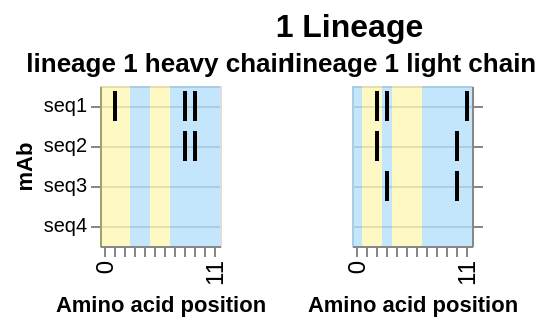

The specification (Vega-Lite) saved for this image:
### Vega-Lite specification from a JSON file in a GitHub repository (floating-point values rounded to 4 significant figures)
{"config": {"view": {"continuousWidth": 400, "continuousHeight": 300}}, "hconcat": [{"layer": [{"data": {"name": "data-59b93b0351ba0b41273b8a2f937c8473"}, "mark": {"type": "rect", "color": "#169cf5", "opacity": 0.25}, "encoding": {"x": {"type": "ordinal", "field": "position"}}, "width": {"step": 5}}, {"data": {"name": "data-a6e2272690eaed6b036d181eb0f59825"}, "mark": {"type": "rect", "color": "#f5e216", "opacity": 0.25}, "encoding": {"x": {"type": "ordinal", "field": "position"}}, "width": {"step": 5}}, {"data": {"name": "data-ea34d3555056ba8f1d2aad02c01ddd71"}, "mark": {"type": "tick", "opacity": 1, "thickness": 2}, "encoding": {"color": {"type": "nominal", "field": "real_mut", "legend": null, "scale": {"domain": [true, false], "range": ["black", "transparent"]}}, "x": {"type": "ordinal", "axis": {"grid": false, "labelFontSize": 12, "labelOverlap": "parity", "labelSeparation": 10}, "field": "position", "title": "Amino acid position"}, "y": {"type": "nominal", "axis": {"grid": true, "labels": true, "orient": "left", "title": "mAb"}, "field": "seq_id", "sort": ["seq1", "seq2", "seq3", "seq4"], "title": "sequence"}}, "title": "lineage 1 heavy chain", "width": {"step": 5}}]}, {"layer": [{"data": {"name": "data-638b040a212845bb1b8796f80898801f"}, "mark": {"type": "rect", "color": "#169cf5", "opacity": 0.25}, "encoding": {"x": {"type": "ordinal", "field": "position"}}, "width": {"step": 5}}, {"data": {"name": "data-2f919e7dfc55b766487174369333eaec"}, "mark": {"type": "rect", "color": "#f5e216", "opacity": 0.25}, "encoding": {"x": {"type": "ordinal", "field": "position"}}, "width": {"step": 5}}, {"data": {"name": "data-3ec72f5f47483f43a2c381b8a7082a89"}, "mark": {"type": "tick", "opacity": 1, "thickness": 2}, "encoding": {"color": {"type": "nominal", "field": "real_mut", "legend": null, "scale": {"domain": [true, false], "range": ["black", "transparent"]}}, "x": {"type": "ordinal", "axis": {"grid": false, "labelFontSize": 12, "labelOverlap": "parity", "labelSeparation": 10}, "field": "position", "title": "Amino acid position"}, "y": {"type": "nominal", "axis": {"grid": true, "labels": false, "orient": "right", "title": null}, "field": "seq_id", "sort": ["seq1", "seq2", "seq3", "seq4"], "title": "sequence"}}, "title": "lineage 1 light chain", "width": {"step": 5}}]}], "background": "white", "bounds": "full", "spacing": -5, "title": {"text": "1 Lineage", "align": "center", "anchor": "middle", "dx": 37.5, "fontSize": 16}, "$schema": "https://vega.github.io/schema/vega-lite/v5.json", "datasets": {"data-59b93b0351ba0b41273b8a2f937c8473": [{"type": "naive", "index": 0, "seq_id": "seq1", "position": 3, "mut_from": "G", "mut_to": "G", "region": "Framework", "framework": true, "radical": false, "real_mut": false}, {"type": "naive", "index": 0, "seq_id": "seq1", "position": 4, "mut_from": "A", "mut_to": "A", "region": "Framework", "framework": true, "radical": false, "real_mut": false}, {"type": "naive", "index": 0, "seq_id": "seq1", "position": 7, "mut_from": "G", "mut_to": "G", "region": "Framework", "framework": true, "radical": false, "real_mut": false}, {"type": "naive", "index": 0, "seq_id": "seq1", "position": 8, "mut_from": "C", "mut_to": "A", "region": "Framework", "framework": true, "radical": true, "real_mut": true}, {"type": "naive", "index": 0, "seq_id": "seq1", "position": 9, "mut_from": "C", "mut_to": "T", "region": "Framework", "framework": true, "radical": true, "real_mut": true}, {"type": "naive", "index": 0, "seq_id": "seq1", "position": 10, "mut_from": "C", "mut_to": "C", "region": "Framework", "framework": true, "radical": false, "real_mut": false}, {"type": "naive", "index": 0, "seq_id": "seq1", "position": 11, "mut_from": "G", "mut_to": "G", "region": "Framework", "framework": true, "radical": false, "real_mut": false}], "data-a6e2272690eaed6b036d181eb0f59825": [{"type": "naive", "index": 0, "seq_id": "seq1", "position": 0, "mut_from": "A", "mut_to": "A", "region": "CDR", "framework": false, "radical": false, "real_mut": false}, {"type": "naive", "index": 0, "seq_id": "seq1", "position": 1, "mut_from": "A", "mut_to": "T", "region": "CDR", "framework": false, "radical": false, "real_mut": true}, {"type": "naive", "index": 0, "seq_id": "seq1", "position": 2, "mut_from": "C", "mut_to": "C", "region": "CDR", "framework": false, "radical": false, "real_mut": false}, {"type": "naive", "index": 0, "seq_id": "seq1", "position": 5, "mut_from": "T", "mut_to": "T", "region": "CDR", "framework": false, "radical": false, "real_mut": false}, {"type": "naive", "index": 0, "seq_id": "seq1", "position": 6, "mut_from": "C", "mut_to": "C", "region": "CDR", "framework": false, "radical": false, "real_mut": false}], "data-ea34d3555056ba8f1d2aad02c01ddd71": [{"type": "naive", "index": 0, "seq_id": "seq1", "position": 0, "mut_from": "A", "mut_to": "A", "region": "CDR", "framework": false, "radical": false, "real_mut": false}, {"type": "naive", "index": 0, "seq_id": "seq1", "position": 1, "mut_from": "A", "mut_to": "T", "region": "CDR", "framework": false, "radical": false, "real_mut": true}, {"type": "naive", "index": 0, "seq_id": "seq1", "position": 2, "mut_from": "C", "mut_to": "C", "region": "CDR", "framework": false, "radical": false, "real_mut": false}, {"type": "naive", "index": 0, "seq_id": "seq1", "position": 3, "mut_from": "G", "mut_to": "G", "region": "Framework", "framework": true, "radical": false, "real_mut": false}, {"type": "naive", "index": 0, "seq_id": "seq1", "position": 4, "mut_from": "A", "mut_to": "A", "region": "Framework", "framework": true, "radical": false, "real_mut": false}, {"type": "naive", "index": 0, "seq_id": "seq1", "position": 5, "mut_from": "T", "mut_to": "T", "region": "CDR", "framework": false, "radical": false, "real_mut": false}, {"type": "naive", "index": 0, "seq_id": "seq1", "position": 6, "mut_from": "C", "mut_to": "C", "region": "CDR", "framework": false, "radical": false, "real_mut": false}, {"type": "naive", "index": 0, "seq_id": "seq1", "position": 7, "mut_from": "G", "mut_to": "G", "region": "Framework", "framework": true, "radical": false, "real_mut": false}, {"type": "naive", "index": 0, "seq_id": "seq1", "position": 8, "mut_from": "C", "mut_to": "A", "region": "Framework", "framework": true, "radical": true, "real_mut": true}, {"type": "naive", "index": 0, "seq_id": "seq1", "position": 9, "mut_from": "C", "mut_to": "T", "region": "Framework", "framework": true, "radical": true, "real_mut": true}, {"type": "naive", "index": 0, "seq_id": "seq1", "position": 10, "mut_from": "C", "mut_to": "C", "region": "Framework", "framework": true, "radical": false, "real_mut": false}, {"type": "naive", "index": 0, "seq_id": "seq1", "position": 11, "mut_from": "G", "mut_to": "G", "region": "Framework", "framework": true, "radical": false, "real_mut": false}, {"type": "lineage_member", "index": 1, "seq_id": " seq2", "position": 0, "mut_from": "A", "mut_to": "A", "region": "CDR", "framework": false, "radical": false, "real_mut": false}, {"type": "lineage_member", "index": 1, "seq_id": " seq2", "position": 1, "mut_from": "A", "mut_to": "A", "region": "CDR", "framework": false, "radical": false, "real_mut": false}, {"type": "lineage_member", "index": 1, "seq_id": " seq2", "position": 2, "mut_from": "C", "mut_to": "C", "region": "CDR", "framework": false, "radical": false, "real_mut": false}, {"type": "lineage_member", "index": 1, "seq_id": " seq2", "position": 3, "mut_from": "G", "mut_to": "G", "region": "Framework", "framework": true, "radical": false, "real_mut": false}, {"type": "lineage_member", "index": 1, "seq_id": " seq2", "position": 4, "mut_from": "A", "mut_to": "A", "region": "Framework", "framework": true, "radical": false, "real_mut": false}, {"type": "lineage_member", "index": 1, "seq_id": " seq2", "position": 5, "mut_from": "T", "mut_to": "T", "region": "CDR", "framework": false, "radical": false, "real_mut": false}, {"type": "lineage_member", "index": 1, "seq_id": " seq2", "position": 6, "mut_from": "C", "mut_to": "C", "region": "CDR", "framework": false, "radical": false, "real_mut": false}, {"type": "lineage_member", "index": 1, "seq_id": " seq2", "position": 7, "mut_from": "G", "mut_to": "G", "region": "Framework", "framework": true, "radical": false, "real_mut": false}, {"type": "lineage_member", "index": 1, "seq_id": " seq2", "position": 8, "mut_from": "C", "mut_to": "A", "region": "Framework", "framework": true, "radical": true, "real_mut": true}, {"type": "lineage_member", "index": 1, "seq_id": " seq2", "position": 9, "mut_from": "C", "mut_to": "T", "region": "Framework", "framework": true, "radical": true, "real_mut": true}, {"type": "lineage_member", "index": 1, "seq_id": " seq2", "position": 10, "mut_from": "C", "mut_to": "C", "region": "Framework", "framework": true, "radical": false, "real_mut": false}, {"type": "lineage_member", "index": 1, "seq_id": " seq2", "position": 11, "mut_from": "G", "mut_to": "G", "region": "Framework", "framework": true, "radical": false, "real_mut": false}, {"type": "lineage_member", "index": 2, "seq_id": "  seq3", "position": 0, "mut_from": "A", "mut_to": "A", "region": "CDR", "framework": false, "radical": false, "real_mut": false}, {"type": "lineage_member", "index": 2, "seq_id": "  seq3", "position": 1, "mut_from": "A", "mut_to": "A", "region": "CDR", "framework": false, "radical": false, "real_mut": false}, {"type": "lineage_member", "index": 2, "seq_id": "  seq3", "position": 2, "mut_from": "C", "mut_to": "C", "region": "CDR", "framework": false, "radical": false, "real_mut": false}, {"type": "lineage_member", "index": 2, "seq_id": "  seq3", "position": 3, "mut_from": "G", "mut_to": "G", "region": "Framework", "framework": true, "radical": false, "real_mut": false}, {"type": "lineage_member", "index": 2, "seq_id": "  seq3", "position": 4, "mut_from": "A", "mut_to": "A", "region": "Framework", "framework": true, "radical": false, "real_mut": false}, {"type": "lineage_member", "index": 2, "seq_id": "  seq3", "position": 5, "mut_from": "T", "mut_to": "T", "region": "CDR", "framework": false, "radical": false, "real_mut": false}, {"type": "lineage_member", "index": 2, "seq_id": "  seq3", "position": 6, "mut_from": "C", "mut_to": "C", "region": "CDR", "framework": false, "radical": false, "real_mut": false}, {"type": "lineage_member", "index": 2, "seq_id": "  seq3", "position": 7, "mut_from": "G", "mut_to": "G", "region": "Framework", "framework": true, "radical": false, "real_mut": false}, {"type": "lineage_member", "index": 2, "seq_id": "  seq3", "position": 8, "mut_from": "C", "mut_to": "C", "region": "Framework", "framework": true, "radical": false, "real_mut": false}, {"type": "lineage_member", "index": 2, "seq_id": "  seq3", "position": 9, "mut_from": "C", "mut_to": "C", "region": "Framework", "framework": true, "radical": false, "real_mut": false}, {"type": "lineage_member", "index": 2, "seq_id": "  seq3", "position": 10, "mut_from": "C", "mut_to": "C", "region": "Framework", "framework": true, "radical": false, "real_mut": false}, {"type": "lineage_member", "index": 2, "seq_id": "  seq3", "position": 11, "mut_from": "G", "mut_to": "G", "region": "Framework", "framework": true, "radical": false, "real_mut": false}, {"type": "lineage_member", "index": 3, "seq_id": "   seq4", "position": 0, "mut_from": "A", "mut_to": "A", "region": "CDR", "framework": false, "radical": false, "real_mut": false}, {"type": "lineage_member", "index": 3, "seq_id": "   seq4", "position": 1, "mut_from": "A", "mut_to": "A", "region": "CDR", "framework": false, "radical": false, "real_mut": false}, {"type": "lineage_member", "index": 3, "seq_id": "   seq4", "position": 2, "mut_from": "C", "mut_to": "C", "region": "CDR", "framework": false, "radical": false, "real_mut": false}, {"type": "lineage_member", "index": 3, "seq_id": "   seq4", "position": 3, "mut_from": "G", "mut_to": "G", "region": "Framework", "framework": true, "radical": false, "real_mut": false}, {"type": "lineage_member", "index": 3, "seq_id": "   seq4", "position": 4, "mut_from": "A", "mut_to": "A", "region": "Framework", "framework": true, "radical": false, "real_mut": false}, {"type": "lineage_member", "index": 3, "seq_id": "   seq4", "position": 5, "mut_from": "T", "mut_to": "T", "region": "CDR", "framework": false, "radical": false, "real_mut": false}, {"type": "lineage_member", "index": 3, "seq_id": "   seq4", "position": 6, "mut_from": "C", "mut_to": "C", "region": "CDR", "framework": false, "radical": false, "real_mut": false}, {"type": "lineage_member", "index": 3, "seq_id": "   seq4", "position": 7, "mut_from": "G", "mut_to": "G", "region": "Framework", "framework": true, "radical": false, "real_mut": false}, {"type": "lineage_member", "index": 3, "seq_id": "   seq4", "position": 8, "mut_from": "C", "mut_to": "C", "region": "Framework", "framework": true, "radical": false, "real_mut": false}, {"type": "lineage_member", "index": 3, "seq_id": "   seq4", "position": 9, "mut_from": "C", "mut_to": "C", "region": "Framework", "framework": true, "radical": false, "real_mut": false}, {"type": "lineage_member", "index": 3, "seq_id": "   seq4", "position": 10, "mut_from": "C", "mut_to": "C", "region": "Framework", "framework": true, "radical": false, "real_mut": false}, {"type": "lineage_member", "index": 3, "seq_id": "   seq4", "position": 11, "mut_from": "G", "mut_to": "G", "region": "Framework", "framework": true, "radical": false, "real_mut": false}], "data-638b040a212845bb1b8796f80898801f": [{"type": "naive", "index": 0, "seq_id": "seq1", "position": 0, "mut_from": "A", "mut_to": "A", "region": "Framework", "framework": true, "radical": false, "real_mut": false}, {"type": "naive", "index": 0, "seq_id": "seq1", "position": 3, "mut_from": "T", "mut_to": "G", "region": "Framework", "framework": true, "radical": false, "real_mut": true}, {"type": "naive", "index": 0, "seq_id": "seq1", "position": 7, "mut_from": "G", "mut_to": "G", "region": "Framework", "framework": true, "radical": false, "real_mut": false}, {"type": "naive", "index": 0, "seq_id": "seq1", "position": 8, "mut_from": "A", "mut_to": "A", "region": "Framework", "framework": true, "radical": false, "real_mut": false}, {"type": "naive", "index": 0, "seq_id": "seq1", "position": 9, "mut_from": "T", "mut_to": "T", "region": "Framework", "framework": true, "radical": false, "real_mut": false}, {"type": "naive", "index": 0, "seq_id": "seq1", "position": 10, "mut_from": "C", "mut_to": "C", "region": "Framework", "framework": true, "radical": false, "real_mut": false}, {"type": "naive", "index": 0, "seq_id": "seq1", "position": 11, "mut_from": "A", "mut_to": "G", "region": "Framework", "framework": true, "radical": false, "real_mut": true}], "data-2f919e7dfc55b766487174369333eaec": [{"type": "naive", "index": 0, "seq_id": "seq1", "position": 1, "mut_from": "T", "mut_to": "T", "region": "CDR", "framework": false, "radical": false, "real_mut": false}, {"type": "naive", "index": 0, "seq_id": "seq1", "position": 2, "mut_from": "T", "mut_to": "C", "region": "CDR", "framework": false, "radical": true, "real_mut": true}, {"type": "naive", "index": 0, "seq_id": "seq1", "position": 4, "mut_from": "A", "mut_to": "A", "region": "CDR", "framework": false, "radical": false, "real_mut": false}, {"type": "naive", "index": 0, "seq_id": "seq1", "position": 5, "mut_from": "T", "mut_to": "T", "region": "CDR", "framework": false, "radical": false, "real_mut": false}, {"type": "naive", "index": 0, "seq_id": "seq1", "position": 6, "mut_from": "C", "mut_to": "C", "region": "CDR", "framework": false, "radical": false, "real_mut": false}], "data-3ec72f5f47483f43a2c381b8a7082a89": [{"type": "naive", "index": 0, "seq_id": "seq1", "position": 0, "mut_from": "A", "mut_to": "A", "region": "Framework", "framework": true, "radical": false, "real_mut": false}, {"type": "naive", "index": 0, "seq_id": "seq1", "position": 1, "mut_from": "T", "mut_to": "T", "region": "CDR", "framework": false, "radical": false, "real_mut": false}, {"type": "naive", "index": 0, "seq_id": "seq1", "position": 2, "mut_from": "T", "mut_to": "C", "region": "CDR", "framework": false, "radical": true, "real_mut": true}, {"type": "naive", "index": 0, "seq_id": "seq1", "position": 3, "mut_from": "T", "mut_to": "G", "region": "Framework", "framework": true, "radical": false, "real_mut": true}, {"type": "naive", "index": 0, "seq_id": "seq1", "position": 4, "mut_from": "A", "mut_to": "A", "region": "CDR", "framework": false, "radical": false, "real_mut": false}, {"type": "naive", "index": 0, "seq_id": "seq1", "position": 5, "mut_from": "T", "mut_to": "T", "region": "CDR", "framework": false, "radical": false, "real_mut": false}, {"type": "naive", "index": 0, "seq_id": "seq1", "position": 6, "mut_from": "C", "mut_to": "C", "region": "CDR", "framework": false, "radical": false, "real_mut": false}, {"type": "naive", "index": 0, "seq_id": "seq1", "position": 7, "mut_from": "G", "mut_to": "G", "region": "Framework", "framework": true, "radical": false, "real_mut": false}, {"type": "naive", "index": 0, "seq_id": "seq1", "position": 8, "mut_from": "A", "mut_to": "A", "region": "Framework", "framework": true, "radical": false, "real_mut": false}, {"type": "naive", "index": 0, "seq_id": "seq1", "position": 9, "mut_from": "T", "mut_to": "T", "region": "Framework", "framework": true, "radical": false, "real_mut": false}, {"type": "naive", "index": 0, "seq_id": "seq1", "position": 10, "mut_from": "C", "mut_to": "C", "region": "Framework", "framework": true, "radical": false, "real_mut": false}, {"type": "naive", "index": 0, "seq_id": "seq1", "position": 11, "mut_from": "A", "mut_to": "G", "region": "Framework", "framework": true, "radical": false, "real_mut": true}, {"type": "lineage_member", "index": 1, "seq_id": " seq2", "position": 0, "mut_from": "A", "mut_to": "A", "region": "Framework", "framework": true, "radical": false, "real_mut": false}, {"type": "lineage_member", "index": 1, "seq_id": " seq2", "position": 1, "mut_from": "T", "mut_to": "T", "region": "CDR", "framework": false, "radical": false, "real_mut": false}, {"type": "lineage_member", "index": 1, "seq_id": " seq2", "position": 2, "mut_from": "T", "mut_to": "C", "region": "CDR", "framework": false, "radical": true, "real_mut": true}, {"type": "lineage_member", "index": 1, "seq_id": " seq2", "position": 3, "mut_from": "T", "mut_to": "T", "region": "Framework", "framework": true, "radical": false, "real_mut": false}, {"type": "lineage_member", "index": 1, "seq_id": " seq2", "position": 4, "mut_from": "A", "mut_to": "A", "region": "CDR", "framework": false, "radical": false, "real_mut": false}, {"type": "lineage_member", "index": 1, "seq_id": " seq2", "position": 5, "mut_from": "T", "mut_to": "T", "region": "CDR", "framework": false, "radical": false, "real_mut": false}, {"type": "lineage_member", "index": 1, "seq_id": " seq2", "position": 6, "mut_from": "C", "mut_to": "C", "region": "CDR", "framework": false, "radical": false, "real_mut": false}, {"type": "lineage_member", "index": 1, "seq_id": " seq2", "position": 7, "mut_from": "G", "mut_to": "G", "region": "Framework", "framework": true, "radical": false, "real_mut": false}, {"type": "lineage_member", "index": 1, "seq_id": " seq2", "position": 8, "mut_from": "A", "mut_to": "A", "region": "Framework", "framework": true, "radical": false, "real_mut": false}, {"type": "lineage_member", "index": 1, "seq_id": " seq2", "position": 9, "mut_from": "T", "mut_to": "T", "region": "Framework", "framework": true, "radical": false, "real_mut": false}, {"type": "lineage_member", "index": 1, "seq_id": " seq2", "position": 10, "mut_from": "C", "mut_to": "A", "region": "Framework", "framework": true, "radical": true, "real_mut": true}, {"type": "lineage_member", "index": 1, "seq_id": " seq2", "position": 11, "mut_from": "A", "mut_to": "A", "region": "Framework", "framework": true, "radical": false, "real_mut": false}, {"type": "lineage_member", "index": 2, "seq_id": "  seq3", "position": 0, "mut_from": "A", "mut_to": "A", "region": "Framework", "framework": true, "radical": false, "real_mut": false}, {"type": "lineage_member", "index": 2, "seq_id": "  seq3", "position": 1, "mut_from": "T", "mut_to": "T", "region": "CDR", "framework": false, "radical": false, "real_mut": false}, {"type": "lineage_member", "index": 2, "seq_id": "  seq3", "position": 2, "mut_from": "T", "mut_to": "T", "region": "CDR", "framework": false, "radical": false, "real_mut": false}, {"type": "lineage_member", "index": 2, "seq_id": "  seq3", "position": 3, "mut_from": "T", "mut_to": "G", "region": "Framework", "framework": true, "radical": false, "real_mut": true}, {"type": "lineage_member", "index": 2, "seq_id": "  seq3", "position": 4, "mut_from": "A", "mut_to": "A", "region": "CDR", "framework": false, "radical": false, "real_mut": false}, {"type": "lineage_member", "index": 2, "seq_id": "  seq3", "position": 5, "mut_from": "T", "mut_to": "T", "region": "CDR", "framework": false, "radical": false, "real_mut": false}, {"type": "lineage_member", "index": 2, "seq_id": "  seq3", "position": 6, "mut_from": "C", "mut_to": "C", "region": "CDR", "framework": false, "radical": false, "real_mut": false}, {"type": "lineage_member", "index": 2, "seq_id": "  seq3", "position": 7, "mut_from": "G", "mut_to": "G", "region": "Framework", "framework": true, "radical": false, "real_mut": false}, {"type": "lineage_member", "index": 2, "seq_id": "  seq3", "position": 8, "mut_from": "A", "mut_to": "A", "region": "Framework", "framework": true, "radical": false, "real_mut": false}, {"type": "lineage_member", "index": 2, "seq_id": "  seq3", "position": 9, "mut_from": "T", "mut_to": "T", "region": "Framework", "framework": true, "radical": false, "real_mut": false}, {"type": "lineage_member", "index": 2, "seq_id": "  seq3", "position": 10, "mut_from": "C", "mut_to": "A", "region": "Framework", "framework": true, "radical": true, "real_mut": true}, {"type": "lineage_member", "index": 2, "seq_id": "  seq3", "position": 11, "mut_from": "A", "mut_to": "A", "region": "Framework", "framework": true, "radical": false, "real_mut": false}, {"type": "lineage_member", "index": 3, "seq_id": "   seq4", "position": 0, "mut_from": "A", "mut_to": "A", "region": "Framework", "framework": true, "radical": false, "real_mut": false}, {"type": "lineage_member", "index": 3, "seq_id": "   seq4", "position": 1, "mut_from": "T", "mut_to": "T", "region": "CDR", "framework": false, "radical": false, "real_mut": false}, {"type": "lineage_member", "index": 3, "seq_id": "   seq4", "position": 2, "mut_from": "T", "mut_to": "T", "region": "CDR", "framework": false, "radical": false, "real_mut": false}, {"type": "lineage_member", "index": 3, "seq_id": "   seq4", "position": 3, "mut_from": "T", "mut_to": "T", "region": "Framework", "framework": true, "radical": false, "real_mut": false}, {"type": "lineage_member", "index": 3, "seq_id": "   seq4", "position": 4, "mut_from": "A", "mut_to": "A", "region": "CDR", "framework": false, "radical": false, "real_mut": false}, {"type": "lineage_member", "index": 3, "seq_id": "   seq4", "position": 5, "mut_from": "T", "mut_to": "T", "region": "CDR", "framework": false, "radical": false, "real_mut": false}, {"type": "lineage_member", "index": 3, "seq_id": "   seq4", "position": 6, "mut_from": "C", "mut_to": "C", "region": "CDR", "framework": false, "radical": false, "real_mut": false}, {"type": "lineage_member", "index": 3, "seq_id": "   seq4", "position": 7, "mut_from": "G", "mut_to": "G", "region": "Framework", "framework": true, "radical": false, "real_mut": false}, {"type": "lineage_member", "index": 3, "seq_id": "   seq4", "position": 8, "mut_from": "A", "mut_to": "A", "region": "Framework", "framework": true, "radical": false, "real_mut": false}, {"type": "lineage_member", "index": 3, "seq_id": "   seq4", "position": 9, "mut_from": "T", "mut_to": "T", "region": "Framework", "framework": true, "radical": false, "real_mut": false}, {"type": "lineage_member", "index": 3, "seq_id": "   seq4", "position": 10, "mut_from": "C", "mut_to": "C", "region": "Framework", "framework": true, "radical": false, "real_mut": false}, {"type": "lineage_member", "index": 3, "seq_id": "   seq4", "position": 11, "mut_from": "A", "mut_to": "A", "region": "Framework", "framework": true, "radical": false, "real_mut": false}]}}
